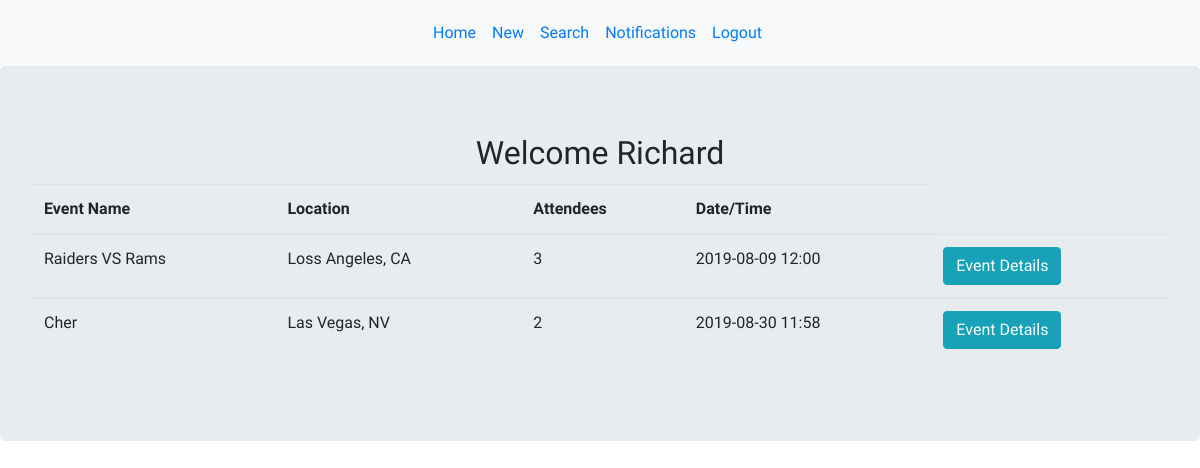
/homepage (signed in), run on the app's committed database.
### models.py (models this page shows)
class User(db.Model):
    __Tablename__ = "users"
    id = db.Column(db.Integer, primary_key=True)
    first_name = db.Column(db.String(100), nullable = False)
    last_name = db.Column(db.String(100), nullable = False)
    password = db.Column(db.String(200), unique = True, nullable = False)
    email = db.Column(db.String(100), unique = True, nullable = False)
    security_answer1 = db.Column(db.String(200))
    created_at = db.Column(db.DateTime, server_default=func.now())
    updated_at = db.Column(db.DateTime, server_default=func.now(), onupdate=func.now())
    users_that_attend_events = db.relationship('Event', lazy = 'dynamic', secondary = attendees_table)

class Event(db.Model):
    __Tablename__ = "events"
    id = db.Column(db.Integer, primary_key=True)
    event_title = db.Column(db.String(100))
    date = db.Column(db.String(8))
    time = db.Column(db.String(12))
    location = db.Column(db.String(100))
    information = db.Column(db.TEXT)
    creator_id = db.Column(db.Integer, db.ForeignKey("user.id"), nullable=False)
    author = db.relationship('User', foreign_keys=[creator_id], backref="user_messages", cascade="all")
    events_that_have_attendees = db.relationship('User', lazy = 'dynamic', secondary = attendees_table)

### controller_functions.py (the view)
def homepage():
    events = Event.query.all()
    user = User.query.get(session['uid'])
    user_events = user.users_that_attend_events.all()
    return render_template("user_home_page.html", all_events = events, all_events_of_user = user_events)

### templates/user_home_page.html (shortened to what this page needs)
<!DOCTYPE html>
<html lang="en">
<head>
    <link rel="stylesheet" href="{{ url_for('static', filename='main.css') }}">
    <link rel="stylesheet" href="https://maxcdn.bootstrapcdn.com/bootstrap/4.3.1/css/bootstrap.min.css">
</head>
<body>
    <nav class="navbar navbar-expand-sm bg-light justify-content-center">
        <ul class="navbar-nav">
            <li class="nav-item">
                <a class="nav-link" href="/homepage">Home</a>
            </li>
            <li class="nav-item">
                <a class="nav-link" href="/new">New</a>
            </li>
            <li class="nav-item">
                <a class="nav-link" href="/search">Search</a>
            </li>
            <li class="nav-item">
                <a class="nav-link" href="event">Notifications</a>
            </li>
            <li class="nav-item">
                <a class="nav-link" href="/logout">Logout</a>
            </li>
        </ul>
    </nav>
    <div class="jumbotron">
        <div class="d-flex justify-content-center">
            <h2>Welcome {{session['greetings']}} </h2>
        </div>
            <table class="table table-hover">
                <thead>
                        <tr>
                            <th> Event Name</th>
                            <th>Location</th>
                            <th>Attendees</th>
                            <th>Date/Time</th>
                        </tr>
                    </thead>
                    {% for user in all_events_of_user %}
                    <tbody>
                        <td> {{ user.event_title }} </td>
                        <td>{{ user.location }}</td>
                        <td>{{ user.events_that_have_attendees.count() }}</td>
                        <td>{{ user.date }} {{ user.time }}</td>
                        <form action="/event/{{ user.id  }}">
                        <td><input class="btn btn-info" type="submit" value="Event Details"></td>
                    </form>
                    </tbody>
                    {% endfor %}
            </table>
        </div>
</body>
</html>

### static/main.css (style rules this page uses)
h1, h4, h2 { font-family: 'Nanum Gothic Coding', monospace; padding: 4px; text-align: center; }
p, th, td, ul { font-family: 'Mali', cursive; padding: 5px; }

### data on the page
User: greetings "Richard"
Event: event_title "Raiders VS Rams", location "Loss Angeles, CA", events_that_have_attendees.count "3", date "2019-08-09", time "12:00"
Event: event_title "Cher", location "Las Vegas, NV", events_that_have_attendees.count "2", date "2019-08-30", time "11:58"
